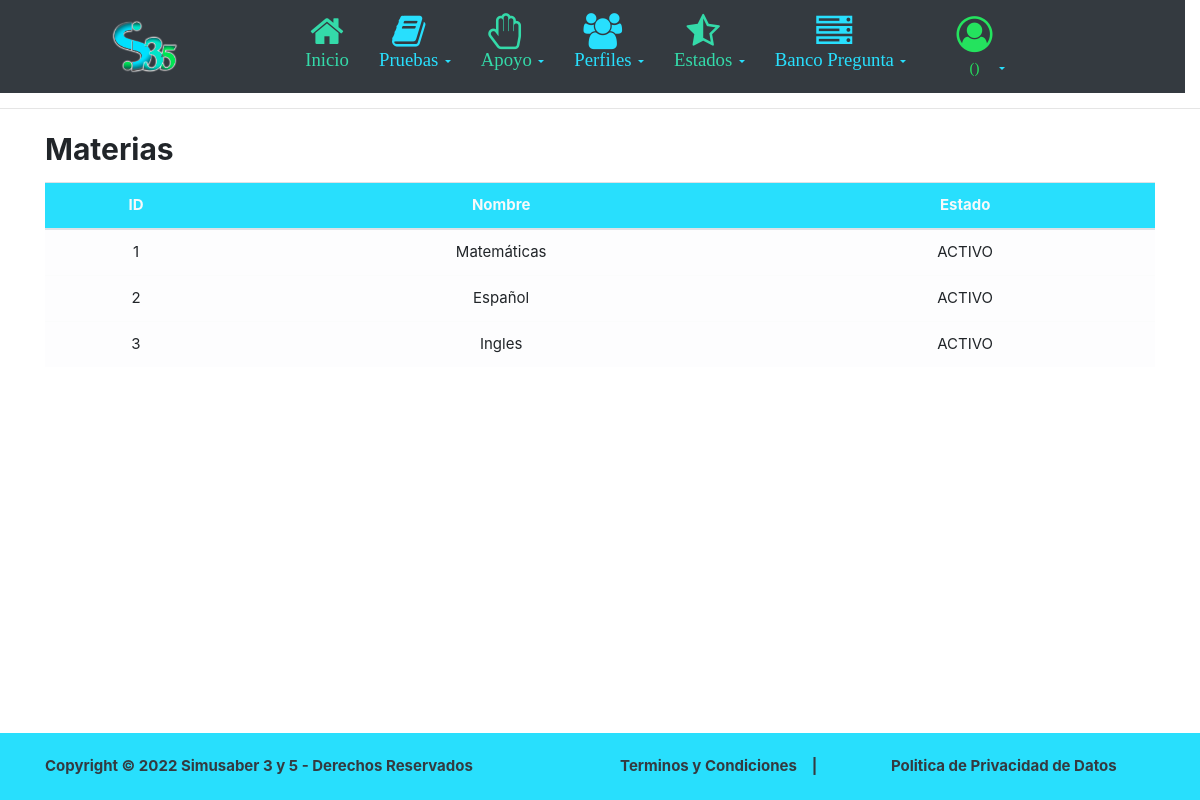
Before: /prueba/readMateria/ (signed in) with the older database file.
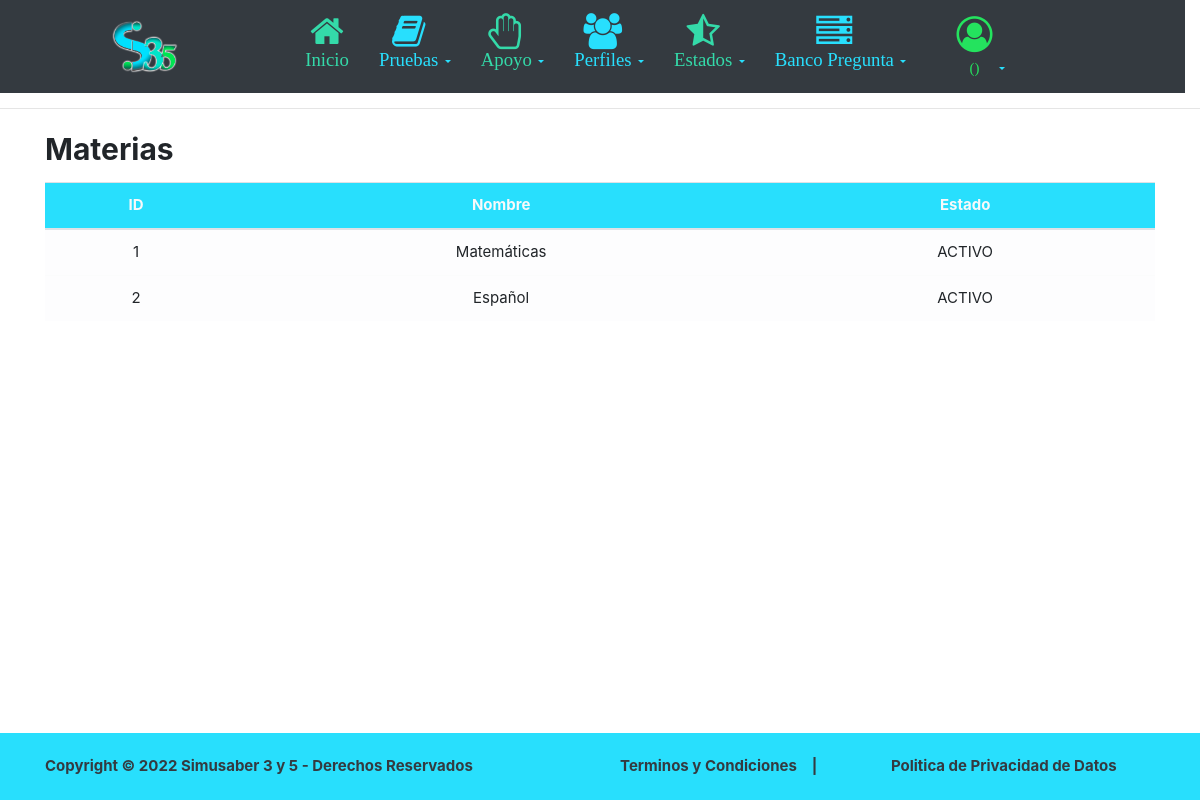
After: the same page with the newer database file.
### apps/prueba/models.py (models this page shows, shortened)
class Materia(models.Model):
    nombre_materia=models.CharField(max_length=45, null=True, blank=True)
    estado=models.ForeignKey(Estado, blank=True, on_delete=models.CASCADE, null=True)

### apps/states/models.py (models this page shows)
class Estado(models.Model):
    nombre_estado=models.CharField(max_length=45)
    def __str__(self):
        return self.nombre_estado

### apps/prueba/views.py (the view)
# urls.py: path('readMateria/', read_materia_view, name='readMateria'),
@login_required(login_url='/profiles/login')
def read_materia_view(request):
    materias=Materia.objects.all()
    context={
                'materias':materias,
            }
    return render(request, "prueba/readMateria.html",context)

### templates/prueba/readMateria.html (shortened to what this page needs)
{% extends 'general/master.html' %}
{% block content %}
<div class="container">
    <div class="row mx-0 mt-4 mb-2">
        <div class="col-6 col-md-0 px-0">
            <h2><b> Materias </b></h2>
        </div>
    </div>
    <div class="row mx-0">
        <div class="col-12 p-0">
          <div class="table-responsive">
            <div class="table-wrapper">
              <div class="row mx-0">
                <table class="table table-hover">
                  <thead>
                    <tr class="bg-Cprimary text-justify text-light shadow">
                      <th class="align-middle text-center">ID</th>
                      <th class="align-middle text-center">Nombre</th>
                      <th class="align-middle text-center">Estado</th>
                    </tr>
                  </thead>
                  <tbody>
                    {% for materia in materias %}
                    <tr class="table-light text-justify">
                        <td class="align-middle text-center">{{materia.id}}</td>
                        <td class="align-middle text-center">{{materia.nombre_materia}}</td>
                        <td class="align-middle text-center">{{materia.estado}}</td>
                    </tr>
                    {% endfor %}
                  </tbody>
                </table>
              </div>
            </div>
          </div>
        </div>
      </div>
</div>
{% endblock %}

Changed rows visible on the page:
removed Materia: id "3", nombre_materia "Ingles", estado "ACTIVO"
